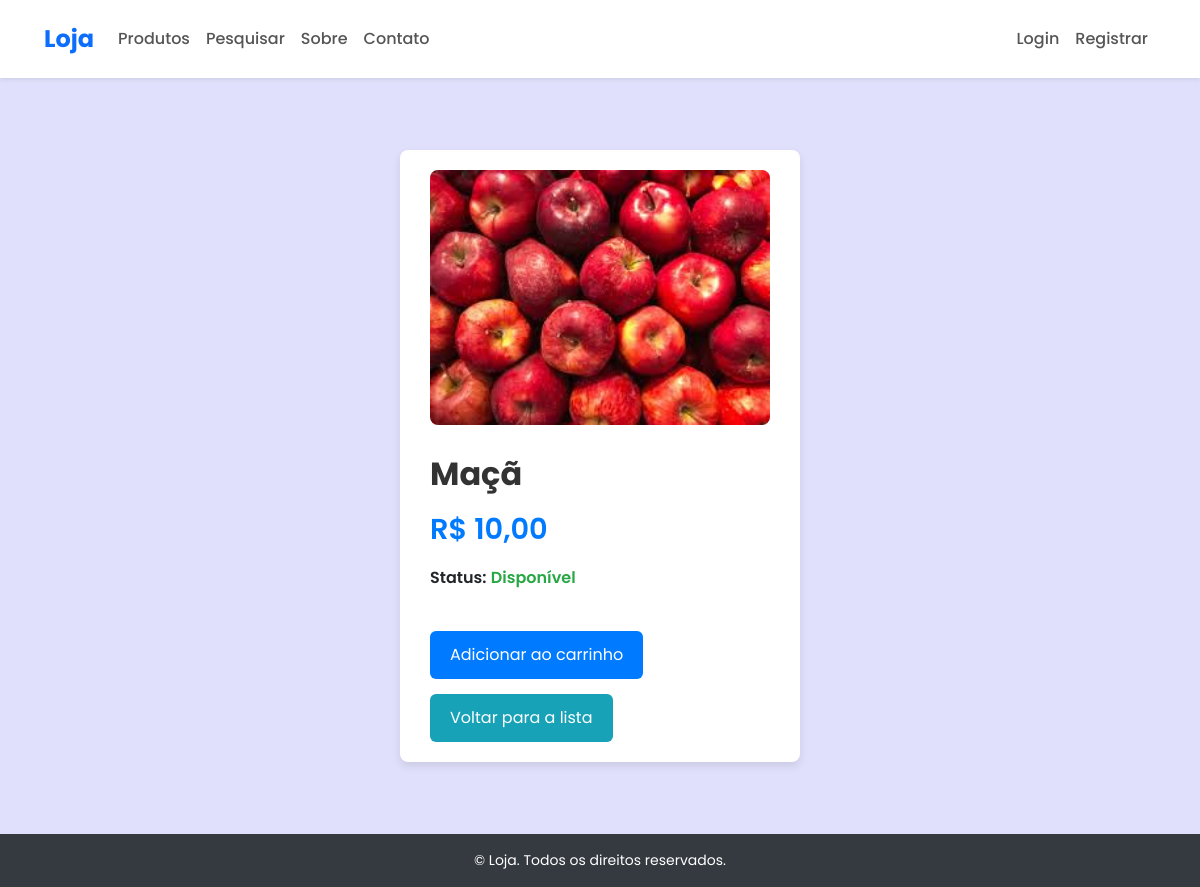
Page /produto/3/ on the committed database.
### loja/models.py (models this page shows, shortened)
class Produto(models.Model):
    nome = models.CharField(max_length=100)
    preco = models.DecimalField(max_digits=10, decimal_places=2)
    disponivel = models.BooleanField(default=True)
    imagem = models.ImageField(upload_to='produtos/', blank=True, null=True)
    quantidade = models.IntegerField(default=1)

### loja/views.py (the view)
# urls.py: path('produto/<int:pk>/', ProdutoDetailView.as_view(), name='produto_detail'),
class ProdutoDetailView(DetailView):
    model = Produto
    template_name = 'produto_detail.html'
    context_object_name = 'produto'

### carrinho/context_processor.py (called while the page is built)
def carrinho(request):
    return {'carrinho': Carrinho(request)}

### templates/produto_detail.html (shortened to what this page needs)
{% extends 'base.html' %}
{% load static %}
{% block content %}
<link rel="stylesheet" href="{% static 'css/produto-detail.css' %}">
<div class="produto-card card">
  <div class="card-body">
    <div class="produto-imagem">
      {% if produto.imagem %}
        <img src="{{ produto.imagem.url }}" alt="{{ produto.nome }}">
      {% else %}
        <img src="https://via.placeholder.com/400x300.png?text=Sem+Imagem" alt="Sem Imagem">
      {% endif %}
    </div>
    <div class="produto-detalhes">
      <h2>{{ produto.nome }}</h2>
      <p class="preco">R$ {{ produto.preco }}</p>
      <p class="status">
        <strong>Status:</strong>
        {% if produto.disponivel and produto.quantidade > 0 %}
          <span>Disponível</span>
        {% else %}
          <span class="indisponivel">Indisponível</span>
        {% endif %}
      </p>
      <div class="produto-actions">
        {% if produto.disponivel and produto.quantidade > 0 %}
          <form action="{% url 'adicionar_ao_carrinho' produto.id %}" method="post" style="margin:0;">
            <button type="submit" class="btn-adicionar">Adicionar ao carrinho</button>
          </form>
        {% else %}
          <button class="btn-esgotado" disabled>Produto esgotado!</button>
        {% endif %}
        <form action="{% url 'lista_produtos' %}" method="get" style="margin:0;">
          <button type="submit" class="btn-voltar">Voltar para a lista</button>
        </form>
      </div>
    </div>
  </div>
</div>
{% endblock %}

### static/css/estilos_base.css (style rules this page uses)
body { background-color: rgba(214, 214, 252, 0.737); color: #000; display: flex; flex-direction: column; min-height: 100vh; }
html, body { height: 100%; font-family: "Poppins", sans-serif; margin: 0; }
.card { border: none; border-radius: 12px; overflow: hidden; transition: transform 0.3s ease, box-shadow 0.3s ease; }

### static/css/produto-detail.css (style rules this page uses)
.produto-card { max-width: 400px; margin: 40px auto; box-shadow: 0 4px 8px rgb(0 0 0 / 0.1); border-radius: 8px; overflow: hidden; background-color: #fff; }
.produto-card .card-body { display: flex; flex-wrap: wrap; gap: 30px; padding: 20px 30px; }
.produto-imagem { flex: 1 1 400px; max-width: 400px; text-align: center; }
.produto-imagem img { width: 100%; height: auto; border-radius: 8px; object-fit: contain; }
.produto-detalhes { flex: 1 1 450px; display: flex; flex-direction: column; justify-content: space-between; }
.produto-detalhes h2 { margin-bottom: 15px; font-size: 2rem; font-weight: 700; color: #333; }
.produto-detalhes p.preco { font-size: 1.8rem; font-weight: 600; color: #007bff; margin-bottom: 15px; }
.produto-detalhes p.status strong { font-weight: 600; }
.produto-detalhes p.status span { font-weight: 600; color: #28a745; }
.produto-actions { margin-top: 25px; display: flex; gap: 15px; flex-wrap: wrap; }
.produto-actions button { padding: 12px 20px; font-size: 1rem; border: none; border-radius: 6px; cursor: pointer; transition: background-color 0.3s ease; color: white; }
.btn-adicionar { background-color: #007bff; }
.btn-voltar { background-color: #17a2b8; }

### rows in the picture
Produto: imagem (picture), nome "Maçã", preco "10,00"
